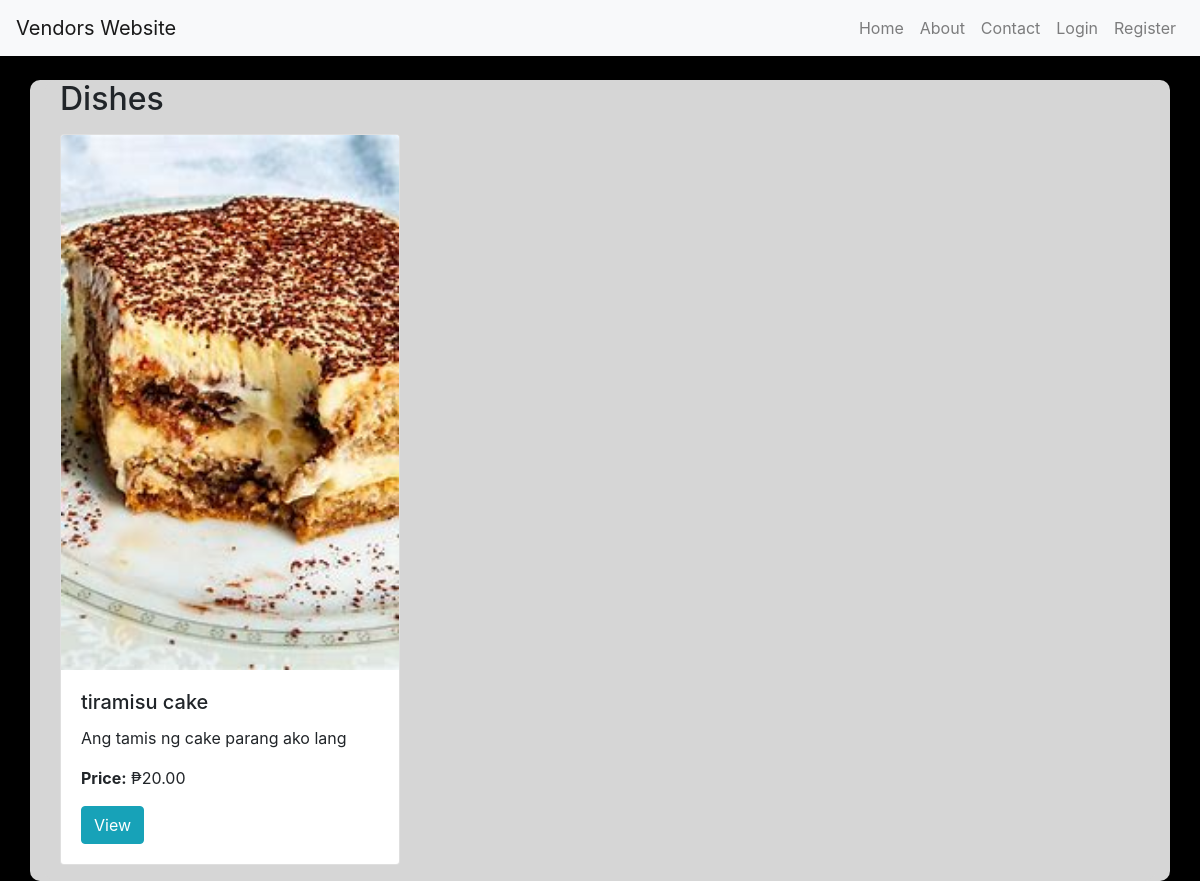
The app's page /dishes/, older data.
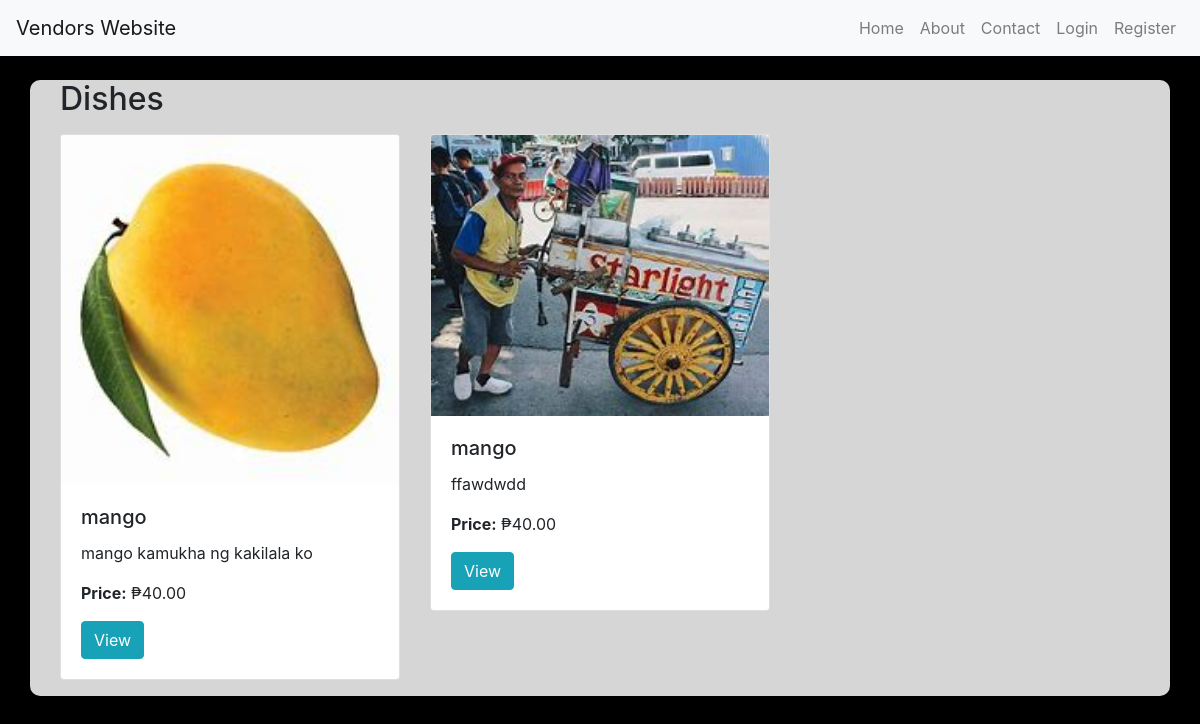
The same page, newer data.
### app/models.py (models this page shows, shortened)
class Dish(models.Model):
    vendor = models.ForeignKey(Vendor, related_name='dishes', on_delete=models.CASCADE)
    name = models.CharField(max_length=255)
    description = models.TextField()
    price = models.DecimalField(max_digits=10, decimal_places=2)
    image = models.ImageField(upload_to='dishes/')

### app/views.py (the view)
# urls.py: path('dishes/', DishListView.as_view(), name='dish_list'),
class DishListView(ListView):
    model = Dish
    template_name = 'dish/dish_list.html'
    context_object_name = 'dishes'

### app/templates/dish/dish_list.html (shortened to what this page needs)
{% extends "app/base.html" %}
{% block content %}
<div class="container mt-4">
    <h2 class="mb-3">Dishes</h2>
    <div class="row">
        {% for dish in dishes %}
            <div class="col-md-4">
                <div class="card mb-3">
                    <img src="{{ dish.image.url }}" class="card-img-top" alt="{{ dish.name }}">
                    <div class="card-body">
                        <h5 class="card-title">{{ dish.name }}</h5>
                        <p class="card-text">{{ dish.description|truncatewords:15 }}</p>
                        <p><strong>Price:</strong> ₱{{ dish.price }}</p>
                        <a href="{% url 'dish_detail' dish.pk %}" class="btn btn-info">View</a>
                    </div>
                </div>
            </div>
        {% empty %}
            <p class="text-muted">No dishes available.</p>
        {% endfor %}
    </div>
</div>
{% endblock content %}

Row changes from the older to the newer data that the page shows:
removed Dish: image (picture), name "tiramisu cake", description "Ang tamis ng cake parang ako lang", price "20.00"
added Dish: image (picture), name "mango", description "mango kamukha ng kakilala ko", price "40.00"
added Dish: image (picture), name "mango", description "ffawdwdd", price "40.00"
